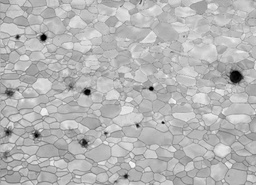
#> input picture ImgSeg/2_009.jpg, 256 x 185 px, shrunk from 1280 x 924 before the run
$ jupyter execute --allow-errors GBseg.ipynb   (shell and % lines are left out)
#> lines starting #> are read from the running program, lines starting #| are printed output that depends on the picture; after the words box and inside, x2 and y2 are one past the last pixel; in counts of white or black regions, pixels touching at a corner belong together; long printed decimals are rounded
[cell 1]
from skimage.color import rgb2gray
import numpy as np
import cv2
import matplotlib.pyplot as plt
from scipy import ndimage

[cell 2]
image=plt.imread('2_009.jpg')
#> image is the input picture: shape (185, 256, 3); min 0, max 250, mean 181.6
print(image.shape)
#| (185, 256, 3)
plt.imshow(image)

[cell 3]
gray = rgb2gray(image)
print(gray.shape)
#| (185, 256)
plt.imshow(gray, cmap='gray')

[cell 4]
original = cv2.bilateralFilter(image,9,75,75)
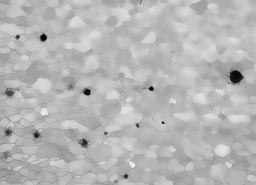
#> original: shape (185, 256, 3); min 5, max 236, mean 182
print(original.shape)
#| (185, 256, 3)
#plt.imshow(original)
# First argument is the source image, which should be a grayscale image.
# Second argument is the threshold value which is used to classify the pixel values.
# Third argument is the maxVal which represents the value to be given if pixel value is more than (sometimes less than) the threshold value.
# OpenCV provides different styles of thresholding and it is decided by the fourth parameter of the function.
retval, imagen = cv2.threshold(original, 60, 255, cv2.THRESH_BINARY)
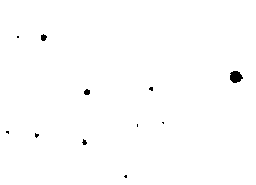
#> imagen: shape (185, 256, 3); 99.5% white; 11 black regions (8 under 20 px), largest, box (x1, y1, x2, y2) and area: (230, 71, 243, 83) 117, (41, 34, 47, 41) 31, (84, 89, 90, 95) 29
plt.imshow(imagen)
print(retval)

[cell 5]
gray_r = gray.reshape(gray.shape[0]*gray.shape[1])
print(gray_r)
#> (printed output is left out)
print(gray_r.mean())
#| 0.712
for pixel in range(gray_r.shape[0]):
    if gray_r[pixel] > gray_r.mean():
        gray_r[pixel] = 1
    else:
        gray_r[pixel] = 0
gray = gray_r.reshape(gray.shape[0],gray.shape[1])
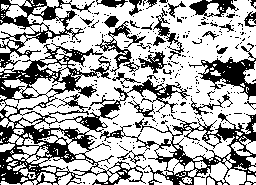
#> gray: shape (185, 256) float64; values 0 (black) and 1 (white), 66.5% white; 313 black regions (281 under 20 px), largest, box (x1, y1, x2, y2) and area: (0, 43, 190, 185) 6566, (100, 113, 256, 185) 2652, (0, 0, 95, 68) 1673
plt.imshow(gray, cmap='gray')

#> (a cell that did not finish here is left out)

[cell 7]
# converting to grayscale
gray = rgb2gray(image)

# defining the sobel filters
sobel_horizontal = np.array([np.array([1, 2, 1]), np.array([0, 0, 0]), np.array([-1, -2, -1])])
print(sobel_horizontal, 'is a kernel for detecting horizontal edges')

sobel_vertical = np.array([np.array([-1, 0, 1]), np.array([-2, 0, 2]), np.array([-1, 0, 1])])
print(sobel_vertical, 'is a kernel for detecting vertical edges')

[cell 8]
# here mode determines how the input array is extended when the filter overlaps a border.
out_h = ndimage.convolve(gray, sobel_horizontal, mode='reflect')
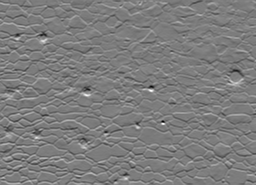
#> out_h: shape (185, 256) float64; min -2.56, max 2.66, mean -0.000287; drawn with min black and max white
out_v = ndimage.convolve(gray, sobel_vertical, mode='reflect')
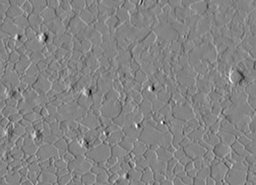
#> out_v: shape (185, 256) float64; min -2.62, max 2.43, mean -0.00151; drawn with min black and max white

[cell 9]
plt.imshow(out_h, cmap='gray')

[cell 10]
plt.imshow(out_v, cmap='gray')

[cell 11]
#There is one more type of filter that can detect both horizontal and vertical edges at the same time. This is called the laplace operator:
kernel_laplace = np.array([np.array([1, 1, 1]), np.array([1, -8, 1]), np.array([1, 1, 1])])
print(kernel_laplace, 'is a laplacian kernel')

[cell 12]
out_l = ndimage.convolve(gray, kernel_laplace, mode='reflect')
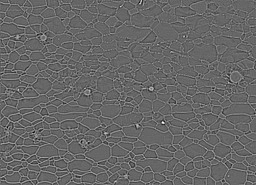
#> out_l: shape (185, 256) float64; min -2, max 2.94, mean -3.39e-18; drawn with min black and max white
plt.imshow(out_l, cmap='gray')

[cell 13]
pic = plt.imread('2_009.jpg')/255  # dividing by 255 to bring the pixel values between 0 and 1
#> pic: shape (185, 256, 3) float64; min 0, max 0.98, mean 0.712
print(pic.shape)
#| (185, 256, 3)
plt.imshow(pic)

[cell 14]
# For clustering the image using k-means, we first need to convert it into a 2-dimensional array whose shape will be (length*width, channels)
pic_n = pic.reshape(pic.shape[0]*pic.shape[1], pic.shape[2])
pic_n.shape
#> Out = (47360, 3)

[cell 15]
from sklearn.cluster import KMeans
# The cluster_centers_ function of k-means will return the cluster centers
# and labels_ function will give us the label for each pixel (it will tell us which pixel of the image belongs to which cluster).

kmeans = KMeans(n_clusters=5, random_state=0).fit(pic_n)
pic2show = kmeans.cluster_centers_[kmeans.labels_]
cluster_pic = pic2show.reshape(pic.shape[0], pic.shape[1], pic.shape[2])
plt.imshow(cluster_pic)

$ run again, with ImgSeg/1.jpeg copied over ImgSeg/2_009.jpg
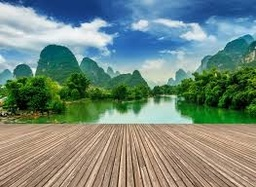
#> input picture ImgSeg/1.jpeg, 256 x 187 px, shrunk from 263 x 192 before the run
#> image is the input picture: shape (187, 256, 3); mean R, G, B 117.2, 137.1, 125.6
#| (187, 256, 3)
#| (187, 256)
#| (187, 256, 3)
#> (printed output is left out)
#| 0.5177
#> `gray = gray_r.reshape(gray.shape[0],gray.shape[1])`:
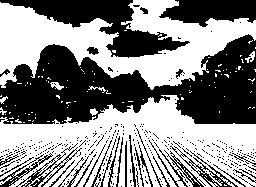
#> gray: shape (187, 256) float64; values 0 (black) and 1 (white), 53.6% white; 363 black regions (329 under 20 px), largest, box (x1, y1, x2, y2) and area: (0, 34, 256, 124) 12773, (0, 0, 190, 58) 3860, (159, 0, 256, 27) 1820
#| (187, 256, 3)
#> `cluster_pic = pic2show.reshape(pic.shape[0], pic.shape[1], pic.shape[2])`:
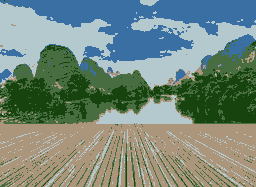
#> cluster_pic: shape (187, 256, 3) float64; mean R, G, B 0.46, 0.538, 0.493
